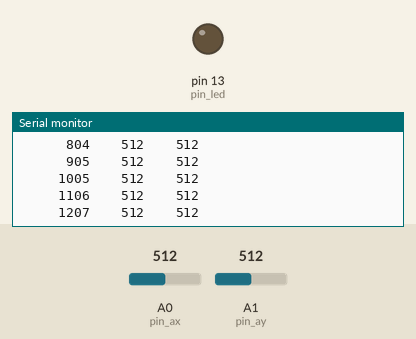
A sketch run on a simulated Arduino Uno, built with avr-gcc and run on an emulated ATmega328P. Shown: output pins drawn as LEDs (lit = HIGH), the last lines printed to the serial monitor. Inputs (shaded band) come from the test bench; at power-on: A0 (pin_ax) = 512, A1 (pin_ay) = 512.

Above: at 1.3 s.
1.4 s: A0 (pin_ax) set to 992
At 1.41 s:
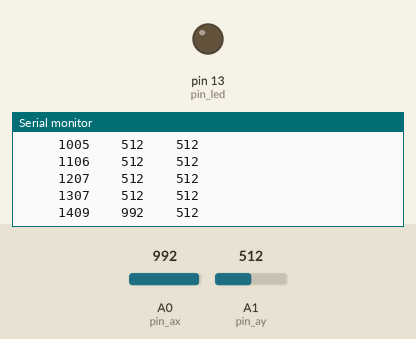
2.9 s: A0 (pin_ax) set to 1011
At 3.03 s:
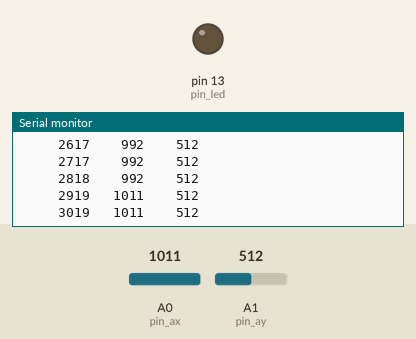
4.5 s: A1 (pin_ay) set to 981
At 4.54 s:
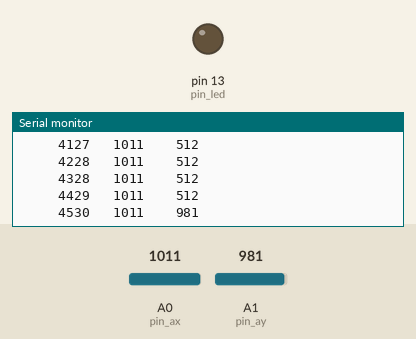
6.0 s: A1 (pin_ay) set to 1017
At 6.05 s:
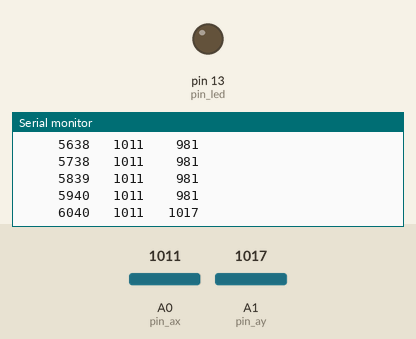

Measured:
- the behaviour switches between 999 and 1000 on A0 (pin_ax) (found by bisection; images 1 and 2)
- the behaviour switches between 999 and 1000 on A1 (pin_ay) (found by bisection; images 3 and 4)
- after the input at 1.4 s, the serial monitor: prints a new line at once (image 1)
- after the input at 2.9 s, the serial monitor: prints a new line at once (image 2)
- after the input at 4.5 s, the serial monitor: prints a new line at once (image 3)
- after the input at 6.0 s, the serial monitor: prints a new line at once (image 4)

The sketch:

ReadADXL203.ino
```cpp
int pin_led = 13;
int pin_ax  = A0;
int pin_ay  = A1;

void setup() {
     Serial.begin(9600);

     pinMode(pin_led, OUTPUT);
     digitalWrite(pin_led, LOW);
     delay(100);
}

void loop() {
     char line[24];

     digitalWrite(pin_led, HIGH);

     long t = millis();
     int ax = analogRead(pin_ax);
     int ay = analogRead(pin_ay);

     sprintf(line, "%9ld %6d %6d", t, ax, ay);
     Serial.println(line);

     digitalWrite(pin_led, LOW);
     delay(100);
}
```
